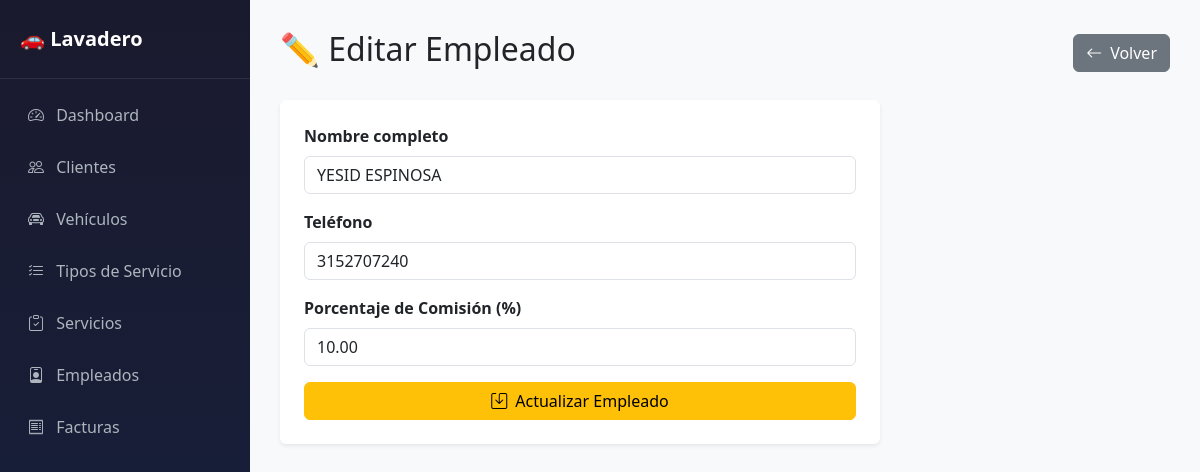
/empleados/editar/1/, run on the app's committed database.
### gestion/models.py (models this page shows, shortened)
class Empleado(models.Model):
    usuario = models.OneToOneField(
        Usuario,
        on_delete=models.CASCADE,
        null=True,      # ← agrega esto
        blank=True      # ← agrega esto
    )
    nombre        = models.CharField(max_length=100)
    telefono      = models.CharField(max_length=20)
    fecha_ingreso = models.DateField(auto_now_add=True)
    porcentaje_comision = models.DecimalField(max_digits=5, decimal_places=2, default=10.00)

### gestion/views.py (the view, shortened to what this page needs)
# urls.py: path('empleados/editar/<int:id>/',    views.editar_empleado,  name='editar_empleado'),
def editar_empleado(request, id):
    empleado = get_object_or_404(Empleado, id=id)
    return render(request, 'gestion/editar_empleado.html', {'empleado': empleado})

### gestion/templates/gestion/editar_empleado.html (shortened to what this page needs)
{% extends 'gestion/base.html' %}
{% block contenido %}
<div class="d-flex justify-content-between align-items-center mb-4">
    <h2>✏️ Editar Empleado</h2>
    <a href="{% url 'lista_empleados' %}" class="btn btn-secondary">
        <i class="bi bi-arrow-left me-2"></i>Volver
    </a>
</div>
<div class="card border-0 shadow-sm" style="max-width: 600px;">
    <div class="card-body p-4">
        <form method="POST">
            <div class="mb-3">
                <label class="form-label fw-bold">Nombre completo</label>
                <input type="text" name="nombre" class="form-control"
                       value="{{ empleado.nombre }}" required>
            </div>
            <div class="mb-3">
                <label class="form-label fw-bold">Teléfono</label>
                <input type="text" name="telefono" class="form-control"
                       value="{{ empleado.telefono }}" required>
            </div>
            <div class="mb-3">
                <label class="form-label fw-bold">Porcentaje de Comisión (%)</label>
                <input type="number" name="porcentaje_comision" class="form-control"
                       value="{{ empleado.porcentaje_comision }}"
                       min="0" max="100" step="0.01" required>
            </div>
            <button type="submit" class="btn btn-warning w-100">
                <i class="bi bi-save me-2"></i>Actualizar Empleado
            </button>
        </form>
    </div>
</div>
{% endblock %}

### gestion/templates/gestion/base.html (style rules this page uses)
body { background-color: #f8f9fa; }

### data on the page
Empleado: nombre "YESID ESPINOSA", telefono "3152707240", porcentaje_comision "10.00"
